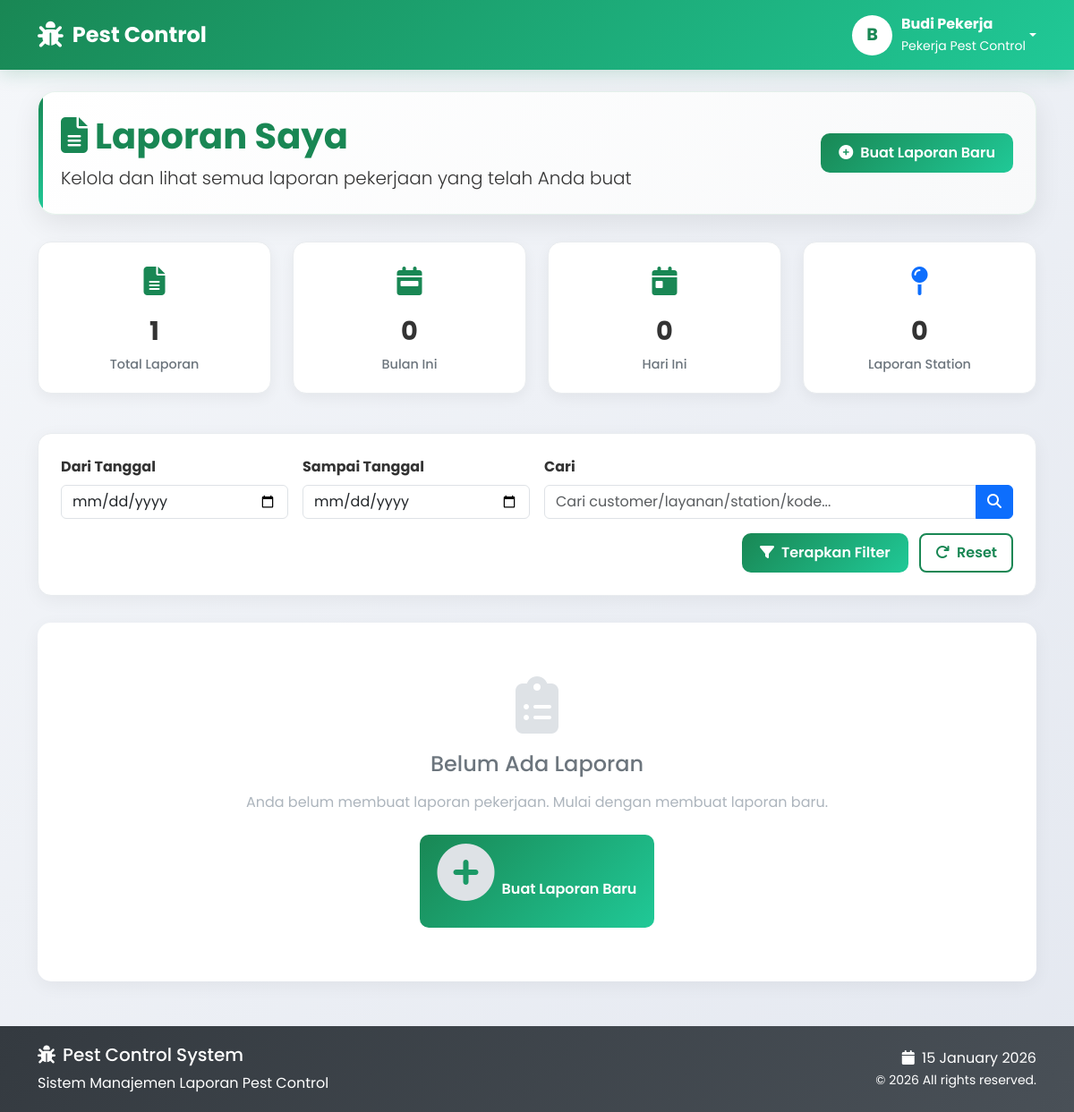
The page /user/my_reports.php (signed in) on the database as committed earlier.
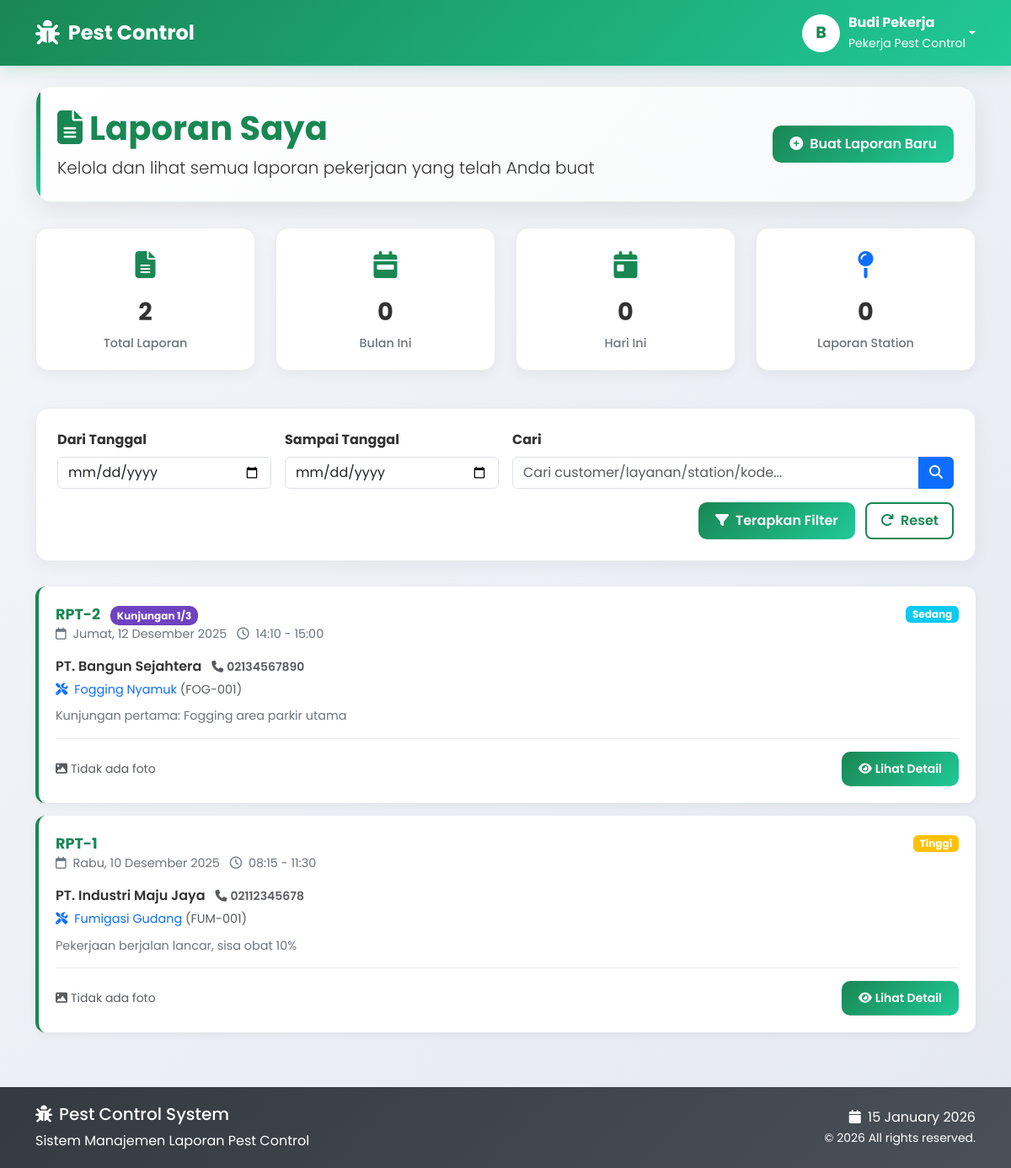
The same page on the database as committed later.
### tables this page shows
CREATE TABLE reports (
  id INT NOT NULL AUTO_INCREMENT,
  kode_laporan VARCHAR(50) UNIQUE,
  user_id INT NOT NULL,
  jadwal_id INT,
  customer_id INT,
  service_id INT,
  nomor_kunjungan INT DEFAULT 1,
  
  keterangan TEXT NOT NULL,
  bahan_digunakan TEXT,
  hasil_pengamatan TEXT,
  rekomendasi TEXT,
  foto_bukti VARCHAR(255),
  foto_sebelum VARCHAR(255),
  foto_sesudah VARCHAR(255),
  
  tanggal_pelaporan DATE NOT NULL,
  jam_mulai TIME,
  jam_selesai TIME,
  rating_customer INT DEFAULT 5,
  
  created_at DATETIME DEFAULT CURRENT_TIMESTAMP,
  updated_at DATETIME DEFAULT CURRENT_TIMESTAMP ON UPDATE CURRENT_TIMESTAMP,
  
  PRIMARY KEY (id),
  INDEX idx_user (user_id),
  INDEX idx_tanggal (tanggal_pelaporan),
  INDEX idx_jadwal (jadwal_id),
  INDEX idx_customer (customer_id),
  INDEX idx_service (service_id),
  INDEX idx_nomor_kunjungan (nomor_kunjungan),
  UNIQUE KEY unique_jadwal_kunjungan (jadwal_id, nomor_kunjungan),
  
  FOREIGN KEY (user_id) REFERENCES users(id) ON DELETE CASCADE,
  FOREIGN KEY (jadwal_id) REFERENCES jadwal(id) ON DELETE SET NULL,
  FOREIGN KEY (customer_id) REFERENCES customers(id) ON DELETE SET NULL,
  FOREIGN KEY (service_id) REFERENCES services(id) ON DELETE SET NULL
);

CREATE TABLE jadwal (
  id INT NOT NULL AUTO_INCREMENT,
  kode_jadwal VARCHAR(50) UNIQUE,
  admin_id INT NOT NULL,
  pekerja_id INT,
  customer_id INT NOT NULL,
  service_id INT NOT NULL,
  tanggal DATE NOT NULL,
  jam TIME NOT NULL,
  lokasi TEXT,
  durasi_estimasi INT,
  status ENUM('Menunggu','Berjalan','Selesai','Dibatalkan') DEFAULT 'Menunggu',
  prioritas ENUM('Rendah', 'Sedang', 'Tinggi', 'Darurat') DEFAULT 'Sedang',
  catatan_admin TEXT,
  catatan_pekerja TEXT,
  
  jenis_periode ENUM('Sekali', 'Harian', 'Mingguan', 'Bulanan', 'Tahunan') DEFAULT 'Sekali',
  jumlah_kunjungan INT DEFAULT 1,
  kunjungan_berjalan INT DEFAULT 0,
  tanggal_selesai_periode DATE,
  parent_jadwal_id INT NULL,
  
  created_at DATETIME DEFAULT CURRENT_TIMESTAMP,
  updated_at DATETIME DEFAULT CURRENT_TIMESTAMP ON UPDATE CURRENT_TIMESTAMP,
  
  PRIMARY KEY (id),
  INDEX idx_tanggal (tanggal),
  INDEX idx_status (status),
  INDEX idx_pekerja (pekerja_id),
  INDEX idx_customer (customer_id),
  INDEX idx_parent_jadwal (parent_jadwal_id),
  INDEX idx_jenis_periode (jenis_periode),
  
  FOREIGN KEY (pekerja_id) REFERENCES users(id) ON DELETE SET NULL,
  FOREIGN KEY (customer_id) REFERENCES customers(id) ON DELETE CASCADE,
  FOREIGN KEY (service_id) REFERENCES services(id) ON DELETE CASCADE,
  FOREIGN KEY (parent_jadwal_id) REFERENCES jadwal(id) ON DELETE SET NULL
);

CREATE TABLE customers (
  id INT NOT NULL AUTO_INCREMENT,
  nama_perusahaan VARCHAR(150) NOT NULL,
  nama_customer VARCHAR(150) NOT NULL,
  telepon VARCHAR(30),
  email VARCHAR(150),
  alamat TEXT,
  gedung VARCHAR(100),
  lantai VARCHAR(20),
  unit VARCHAR(50),
  tanggal_mulai_kontrak DATE,
  tanggal_selesai_kontrak DATE,
  nilai_kontrak DECIMAL(15,2),
  status_kontrak ENUM('Aktif', 'Selesai', 'Ditangguhkan', 'Dibatalkan') DEFAULT 'Aktif',
  keterangan TEXT,
  status ENUM('Aktif', 'Nonaktif', 'Trial') DEFAULT 'Aktif',
  created_at DATETIME DEFAULT CURRENT_TIMESTAMP,
  updated_at DATETIME DEFAULT CURRENT_TIMESTAMP ON UPDATE CURRENT_TIMESTAMP,
  PRIMARY KEY (id),
  INDEX idx_status (status),
  INDEX idx_nama (nama_perusahaan, nama_customer),
  INDEX idx_kontrak (status_kontrak)
);

CREATE TABLE services (
  id INT NOT NULL AUTO_INCREMENT,
  kode_service VARCHAR(20) UNIQUE,
  nama_service VARCHAR(150) NOT NULL UNIQUE,
  deskripsi TEXT,
  durasi_menit INT,
  harga DECIMAL(12,2),
  kategori ENUM('Residential', 'Commercial', 'Industrial') DEFAULT 'Residential',
  status ENUM('Aktif', 'Nonaktif') DEFAULT 'Aktif',
  created_at DATETIME DEFAULT CURRENT_TIMESTAMP,
  updated_at DATETIME DEFAULT CURRENT_TIMESTAMP ON UPDATE CURRENT_TIMESTAMP,
  PRIMARY KEY (id)
);

### includes/functions.php (called while the page is built, shortened)
<?php
function formatTanggalIndonesia($tanggal) {
    $hari = [
        0 => 'Minggu',
        1 => 'Senin',
        2 => 'Selasa',
        3 => 'Rabu',
        4 => 'Kamis',
        5 => 'Jumat',
        6 => 'Sabtu'
    ];
    $bulan = [
        1 => 'Januari',
        2 => 'Februari',
        3 => 'Maret',
        4 => 'April',
        5 => 'Mei',
        6 => 'Juni',
        7 => 'Juli',
        8 => 'Agustus',
        9 => 'September',
        10 => 'Oktober',
        11 => 'November',
        12 => 'Desember'
    ];
    try {
        $timestamp = strtotime($tanggal);
        $hariIndex = date('w', $timestamp);
        $tgl = date('j', $timestamp);
        $bulanIndex = date('n', $timestamp);
        $tahun = date('Y', $timestamp);
        return $hari[$hariIndex] . ', ' . $tgl . ' ' . $bulan[$bulanIndex] . ' ' . $tahun;
    } catch (Exception $e) {
        return $tanggal;
    }
}
?>

### user/my_reports.php (the view, shortened to what the rows shown need)
<?php
require_once '../includes/functions.php';
$pdo = getConnection();
$user_id = $_SESSION['user_id'];
$reports = [];
$filter_date_from = $_GET['date_from'] ?? '';
$filter_date_to = $_GET['date_to'] ?? '';
$search_query = $_GET['search'] ?? '';
$sql = "
    SELECT
        r.*,
        r.id as report_id,
        r.nomor_kunjungan,
        r.kode_laporan,
        r.keterangan,
        r.bahan_digunakan,
        r.hasil_pengamatan,
        r.rekomendasi,
        r.foto_bukti,
        r.foto_sebelum,
        r.foto_sesudah,
        r.tanggal_pelaporan,
        r.jam_mulai,
        r.jam_selesai,
        r.rating_customer,
        r.created_at,
        r.station_id,           -- TAMBAHAN: station_id
        r.station_nama,         -- TAMBAHAN: station_nama
        c.nama_customer,
        c.nama_perusahaan,
        c.telepon as customer_telepon,
        c.alamat as customer_alamat,
        s.nama_service,
        s.kode_service,
        j.tanggal as jadwal_tanggal,
        j.jam as jadwal_jam,
        j.lokasi as jadwal_lokasi,
        j.prioritas as jadwal_prioritas,
        j.jenis_periode as jadwal_periode,
        j.jumlah_kunjungan as jadwal_total_kunjungan,
        j.kunjungan_berjalan as jadwal_kunjungan_berjalan,
        j.catatan_admin as jadwal_catatan,
        st.nama_station as station_detail,  -- TAMBAHAN: detail station
        st.lokasi as station_lokasi
    FROM reports r
    INNER JOIN customers c ON r.customer_id = c.id
    INNER JOIN services s ON r.service_id = s.id
    LEFT JOIN jadwal j ON r.jadwal_id = j.id
    LEFT JOIN stations st ON r.customer_id = st.customer_id AND r.station_id = st.station_number  -- TAMBAHAN: join stations
    WHERE r.user_id = ?
";
$params = [$user_id];
$sql .= " ORDER BY r.tanggal_pelaporan DESC, r.created_at DESC";
$page = isset($_GET['page']) ? (int)$_GET['page'] : 1;
$per_page = 10;
$offset = ($page - 1) * $per_page;
try {
    $sql .= " LIMIT " . $per_page . " OFFSET " . $offset;
    $stmt = $pdo->prepare($sql);
    $stmt->execute($params);
    $reports = $stmt->fetchAll(PDO::FETCH_ASSOC);
} catch (PDOException $e) {
    $error = "Gagal mengambil data laporan: " . $e->getMessage();
    error_log("Error my_reports: " . $e->getMessage() . "\nSQL: " . $sql);
}
function getPriorityBadge($priority) {
    $priority = strtolower($priority);
    $badges = [
        'rendah' => 'bg-secondary',
        'sedang' => 'bg-info',
        'tinggi' => 'bg-warning',
        'darurat' => 'bg-danger'
    ];
    return $badges[$priority] ?? 'bg-secondary';
}
?>
<!DOCTYPE html>
<html lang="id">
<head>
    <link href="https://cdn.jsdelivr.net/npm/bootstrap@5.3.0/dist/css/bootstrap.min.css" rel="stylesheet">
    <link rel="stylesheet" href="https://cdnjs.cloudflare.com/ajax/libs/font-awesome/6.4.0/css/all.min.css">
</head>
<body>
    <div class="container mt-4">
        <div class="page-header">
            <div class="row align-items-center">
                <div class="col-md-8">
                    <h1 class="display-6 fw-bold text-success mb-2">
                        <i class="fas fa-file-alt me-2"></i>Laporan Saya
                    </h1>
                </div>
            </div>
        </div>
        <div class="row">
            <div class="col-12">
                <?php if (empty($reports)): ?>
                    <div class="empty-state">
                        <i class="fas fa-clipboard-list"></i>
                        <h4 class="mb-3"><?php echo ($search_query || $filter_date_from || $filter_date_to) ? 'Tidak Ada Laporan yang Cocok' : 'Belum Ada Laporan'; ?></h4>
                        <p class="mb-4">
                            <?php if ($search_query || $filter_date_from || $filter_date_to): ?>
                                Tidak ada laporan yang sesuai dengan filter yang Anda pilih.
                            <?php else: ?>
                                Anda belum membuat laporan pekerjaan. Mulai dengan membuat laporan baru.
                            <?php endif; ?>
                        </p>
                        <?php if ($search_query || $filter_date_from || $filter_date_to): ?>
                            <a href="my_reports.php" class="btn btn-outline-custom me-2">
                                <i class="fas fa-redo me-2"></i>Reset Filter
                            </a>
                        <?php endif; ?>
                        <a href="create_report.php" class="btn btn-primary-custom">
                            <i class="fas fa-plus-circle me-2"></i>Buat Laporan Baru
                        </a>
                    </div>
                <?php else: ?>
                    <?php foreach ($reports as $report):
                        $customer_name = !empty($report['nama_perusahaan'])
                            ? $report['nama_perusahaan']
                            : ($report['nama_customer'] ?? 'Customer');
                        $jam_info = '';
                        if (!empty($report['jam_mulai'])) {
                            $jam_info = date('H:i', strtotime($report['jam_mulai']));
                            if (!empty($report['jam_selesai'])) {
                                $jam_info .= ' - ' . date('H:i', strtotime($report['jam_selesai']));
                            }
                        }
                        $visit_info = '';
                        if (!empty($report['jadwal_periode']) && $report['jadwal_periode'] != 'Sekali') {
                            $visit_info = 'Kunjungan ' . $report['nomor_kunjungan'] . '/' . $report['jadwal_total_kunjungan'];
                        }
                        $has_station = false;
                    ?>
                        <div class="report-card <?php echo $has_station ? 'with-station' : ''; ?>">
                            <div class="report-header">
                                <div>
                                    <div class="report-code">
                                        <?php echo htmlspecialchars($report['kode_laporan'] ?? 'RPT-'.$report['id']); ?>
                                        <?php if (!empty($visit_info)): ?>
                                            <span class="badge-kunjungan ms-2"><?php echo $visit_info; ?></span>
                                        <?php endif; ?>
                                    </div>
                                    <div class="report-date">
                                        <i class="far fa-calendar me-1"></i>
                                        <?php echo formatTanggalIndonesia($report['tanggal_pelaporan'] ?? ''); ?>
                                        <?php if ($jam_info): ?>
                                            <i class="far fa-clock ms-2 me-1"></i>
                                            <?php echo htmlspecialchars($jam_info); ?>
                                        <?php endif; ?>
                                    </div>
                                </div>
                                <div>
                                    <?php if (!empty($report['jadwal_prioritas'])): ?>
                                        <span class="badge <?php echo getPriorityBadge($report['jadwal_prioritas']); ?>">
                                            <?php echo ucfirst($report['jadwal_prioritas']); ?>
                                        </span>
                                    <?php endif; ?>
                                </div>
                            </div>
                            <div class="report-customer">
                                <?php echo htmlspecialchars($customer_name); ?>
                                <?php if (!empty($report['customer_telepon'])): ?>
                                    <span class="text-muted small ms-2">
                                        <i class="fas fa-phone me-1"></i><?php echo htmlspecialchars($report['customer_telepon']); ?>
                                    </span>
                                <?php endif; ?>
                            </div>
                            <div class="report-service">
                                <i class="fas fa-tools me-1"></i>
                                <?php echo htmlspecialchars($report['nama_service'] ?? 'Layanan Pest Control'); ?>
                                <?php if (!empty($report['kode_service'])): ?>
                                    <span class="text-muted">(<?php echo htmlspecialchars($report['kode_service']); ?>)</span>
                                <?php endif; ?>
                            </div>
                            <div class="report-excerpt">
                                <?php echo htmlspecialchars(substr($report['keterangan'] ?? '', 0, 200)); ?>
                            </div>
                            <div class="report-footer">
                                <div class="report-photos">
                                    <?php if (empty($report['foto_sebelum']) && empty($report['foto_bukti']) && empty($report['foto_sesudah'])): ?>
                                        <span class="text-muted small">
                                            <i class="fas fa-image me-1"></i>Tidak ada foto
                                        </span>
                                    <?php endif; ?>
                                </div>
                                <div class="report-actions">
                                    <button type="button" class="btn btn-sm btn-primary-custom"
                                            data-bs-toggle="modal" data-bs-target="#detailModal"
                                            onclick="loadReportDetail(<?php echo $report['report_id']; ?>)">
                                        <i class="fas fa-eye me-1"></i>Lihat Detail
                                    </button>
                                </div>
                            </div>
                        </div>
                    <?php endforeach; ?>
                <?php endif; ?>
            </div>
        </div>
    </div>
</body>
</html>

Rows that differ between the two databases and show on the page:
added reports: kode_laporan+id "RPT-2", nomor_kunjungan.jumlah_kunjungan "Kunjungan 1/3", tanggal_pelaporan "Jumat, 12 Desember 2025", jam_info "14:10 - 15:00", jadwal.prioritas "Sedang", customer.nama_perusahaan "PT. Bangun Sejahtera", customer.telepon "02134567890", service.nama_service "Fogging Nyamuk", service.kode_service "FOG-001", keterangan "Kunjungan pertama: Fogging area parkir utama", shows "Tidak ada foto"
now on this page (row edited): reports: kode_laporan+id "RPT-1", tanggal_pelaporan "Rabu, 10 Desember 2025", jam_info "08:15 - 11:30", jadwal.prioritas "Tinggi", customer.nama_perusahaan "PT. Industri Maju Jaya", customer.telepon "02112345678", service.nama_service "Fumigasi Gudang", service.kode_service "FUM-001", keterangan "Pekerjaan berjalan lancar, sisa obat 10%", shows "Tidak ada foto"
Other text that changed with them:
$total_count: "1" → "2"
text no longer shown: "Belum Ada Laporan Anda belum membuat laporan pekerjaan. Mulai dengan membuat laporan baru. Buat Laporan Baru"
